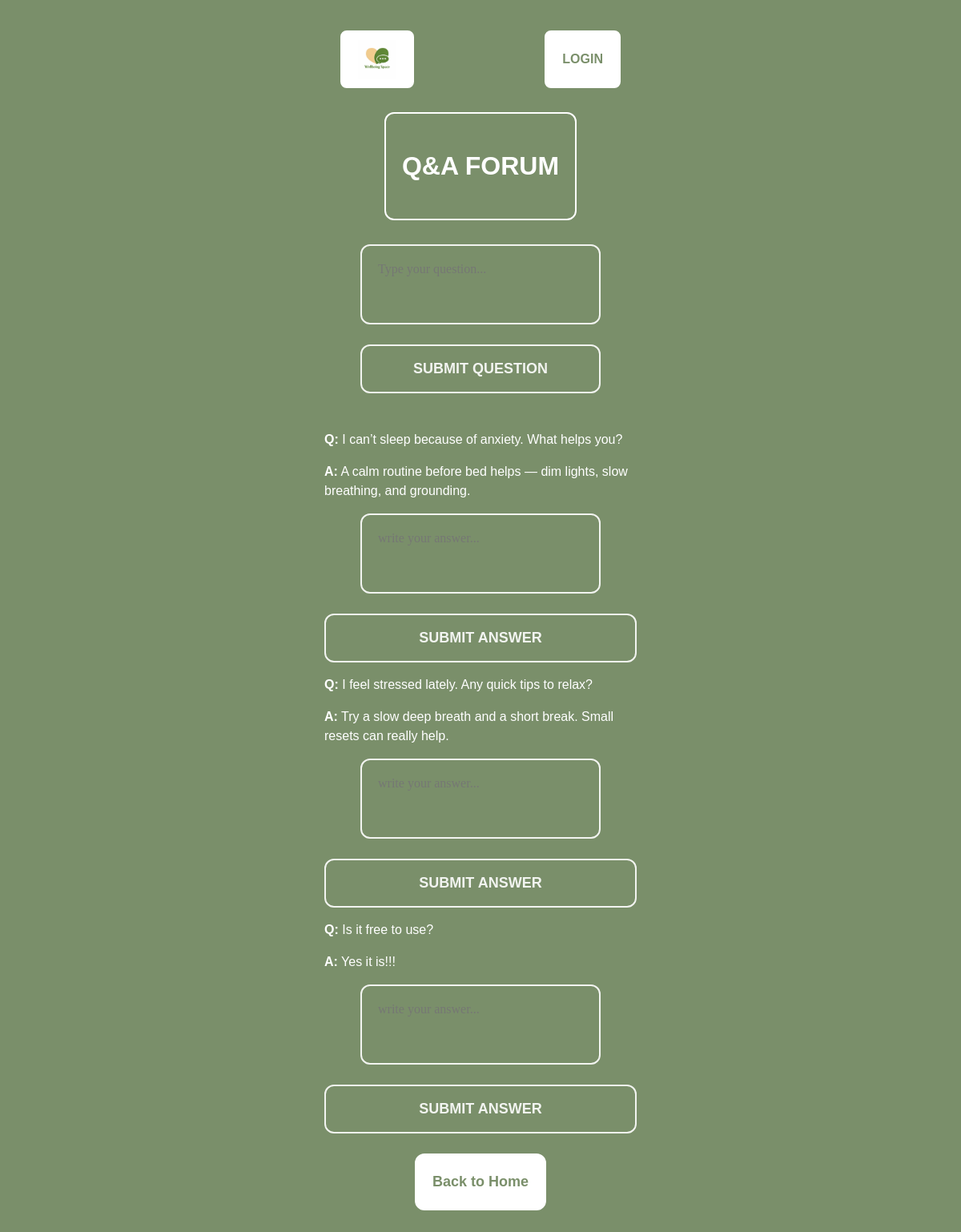
The page /qa_forum (signed in) on the database its author committed.
### models.py (models this page shows)
class Question(db.Model):
    id = db.Column(db.Integer, primary_key=True)
    content = db.Column(db.Text, nullable=False)
    timestamp = db.Column(db.DateTime, default=lambda: datetime.now(timezone.utc))
    user_id = db.Column(db.Integer, db.ForeignKey('user.id'), nullable=True)

class Answer(db.Model):
    id = db.Column(db.Integer, primary_key=True)
    content = db.Column(db.Text, nullable=False)
    timestamp = db.Column(db.DateTime, default=lambda: datetime.now(timezone.utc))
    question_id = db.Column(db.Integer, db.ForeignKey('question.id'), nullable=False)
    admin_id = db.Column(db.Integer, db.ForeignKey('user.id'), nullable=False)

### app.py (the view)
@app.route("/qa_forum")
def qa_forum():
    role = session.get("role", "user")
    questions = Question.query.order_by(Question.timestamp.desc()).all()
    answers = Answer.query.all()
    return render_template("qa_forum.html", role=role, questions=questions, answers=answers)

### templates/QA_Forum.html (shortened to what this page needs)
<!DOCTYPE html>
<html>
<head>
    <link rel="stylesheet" href="{{ url_for('static', filename='css/style.css') }}">
</head>
<body class="page-bg">
<div class="mobile-wrapper">
    <div class="top-bar">
        <a href="/" class="top-btn">
            <img src="{{ url_for('static', filename='images/logo.png') }}" alt="Logo" class="logo-img">
        </a>
        <a href="/login" class="top-btn">LOGIN</a>
    </div>
    <div class="page-header">
        <h1>Q&A FORUM</h1>
    </div>
     <div class="question-form">
        <form id="questionForm">
            <textarea class="typing-box2" name="question" placeholder="Type your question..." required></textarea>
             <button type="submit" class="placeholder-action login-btn">SUBMIT QUESTION</button>
        </form>
    </div>
    <div id="questionList" class="question-list">
        {% for q in questions %}
            <div class="question-box">
                <p><strong>Q:</strong> {{ q.content }}</p>
                {% for a in answers %}
                {% if a.question_id == q.id %}
                <p class="answer"><strong>A:</strong> {{ a.content }}</p>
                {% endif %}
                {% endfor %}
                {% if role == "admin" %}
                <form action="/answer_question/{{ q.id }}" method="POST">
                    <textarea name="answer" class="typing-box2" placeholder="write your answer..." required></textarea>
                    <button type="submit" class="placeholder-action login-btn">SUBMIT ANSWER</button>
                </form>
                {% endif %}
            </div>
            {% endfor %}
    </div>
    <a href="/" class="feature-btn">Back to Home</a>
</div>
</body>
</html>

### static/css/style.css (style rules this page uses)
:root { --primary: #7A8F6A; --secondary: #D9CBB8; --accent: #C57A5A; --surface: #EFE8DA; --text: #4A3F35; }
body { font-size: 16px; line-height: 1.5; font-family: 'Merriweather', serif; overflow-x: hidden; }
.mobile-wrapper { width: 100%; max-width: 430px; margin: 0 auto; padding: 0 20px; box-sizing: border-box; display: flex; flex-direction: column; align-items: center; overflow-x: hidden; }
.page-bg, .home-bg { background-color: var(--primary); min-height: 100vh; padding: 30px; }
.top-bar { display: flex; justify-content: space-between; align-items: center; width: 100%; max-width: 430px; margin: 0 auto 30px auto; padding: 0 20px; }
.logo-img { height: 48px; width: auto; }
.top-btn { background-color: white; color: var(--primary); padding: 10px 20px; border: 2px solid white; border-radius: 8px; font-weight: 700; text-decoration: none; display: inline-flex; align-items: center; height: 48px; transition: 0.2s ease; }
.login-btn { background-color: transparent; border: 2px solid white; color: white; font-weight: 700; border-radius: 12px; transition: 0.2s ease; display: block; width: 100%; text-align: center; padding: 18px; margin-top: 20px; }
.page-header { border: 2px solid white; padding: 20px; border-radius: 12px; text-align: center; color: white; margin-bottom: 30px; transition: 0.2s ease; }
.feature-btn { background-color: white; color: var(--primary); padding: 20px; border-radius: 12px; text-align: center; font-size: 18px; font-weight: 700; border: 2px solid white; text-decoration: none; transition: 0.2s ease; display: block; margin-bottom: 15px; margin-top: 25px; }
.placeholder-action, .login-btn, .link-btn { border: 2px solid white; border-radius: 12px; padding: 18px; margin-top: 20px; text-align: center; color: white; font-weight: 700; opacity: 0.9; font-size: 18px; transition: 0.2s ease; cursor: pointer; display: block; text-decoration: none; background-color: transparent; margin-top: 25px; }
.typing-box2 { width: 300px; height: 100px; box-sizing: border-box; border: 2px solid white; border-radius: 12px; background-color: transparent; color: white; padding: 20px; font-size: 16px; font-family: 'Merriweather', serif; opacity: 0.9; resize: none; outline: none; margin: 0 auto; display: block; }
.question-form { margin-bottom: 30px; text-align: center; }
.question-list { width: 100%; max-width: 430px; margin: 0 auto; text-align: left; overflow-x: hidden; }
body { background-color: #7b8e6a; font-family: 'Poppins', sans-serif; color: white; text-align: center; }
textarea { width: 70%; height: 60px; border-radius: 8px; border: none; padding: 10px; resize: none; }
.top-bar, .welcome-box, .feature-grid { width: 100%; max-width: 430px; box-sizing: border-box; }

### rows shown on the page
Question: content "I can’t sleep because of anxiety. What helps you?"
Answer: content "A calm routine before bed helps — dim lights, slow breathing, and grounding."
Question: content "I feel stressed lately. Any quick tips to relax?"
Answer: content "Try a slow deep breath and a short break. Small resets can really help."
Question: content "Is it free to use?"
Answer: content "Yes it is!!!"
